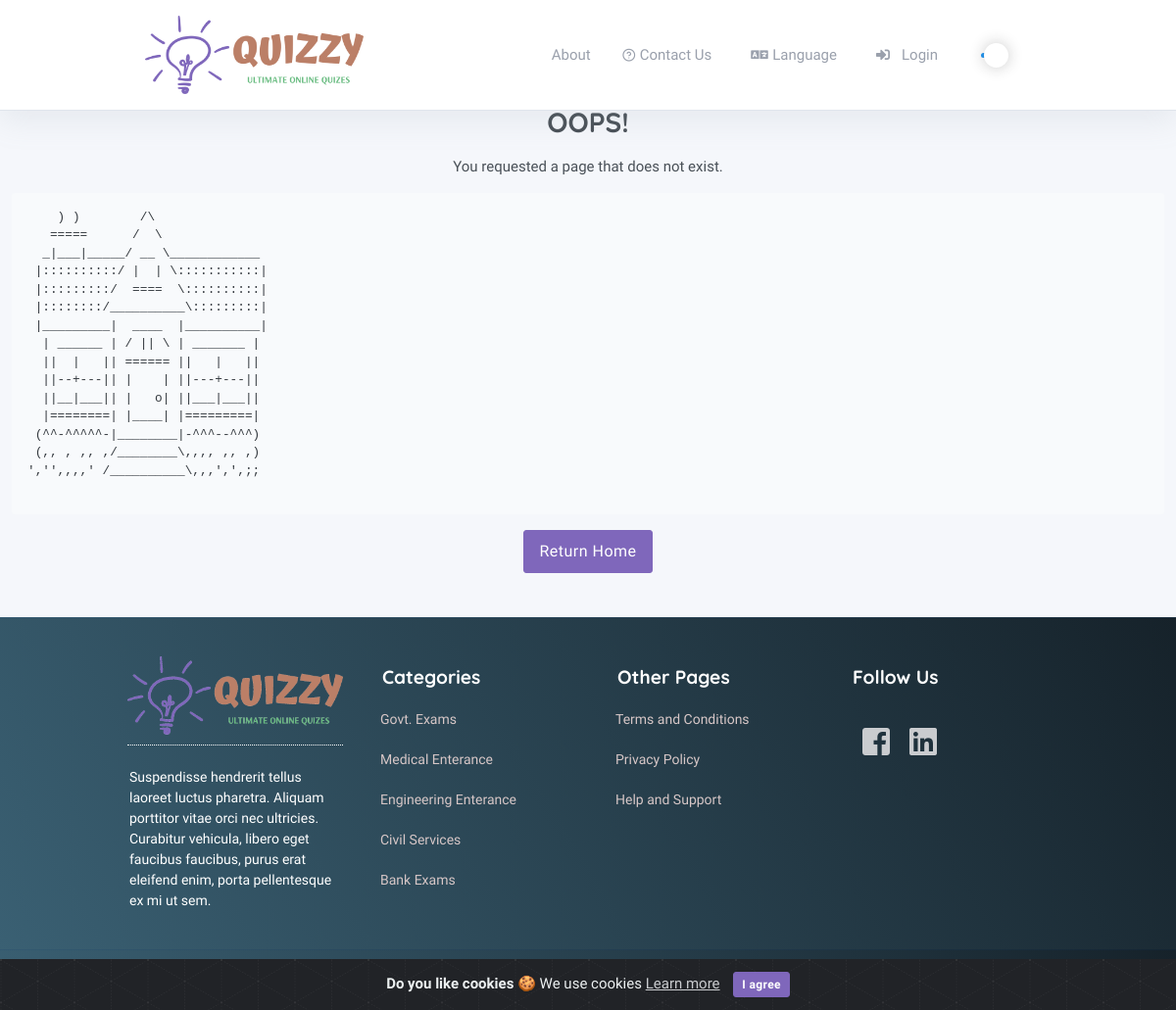
Screenshot of /index.php/errors/error404 with the database file from the repository.
### tables this page shows
CREATE TABLE `settings` (
  `id` int(10) unsigned NOT NULL AUTO_INCREMENT,
  `name` varchar(128) NOT NULL,
  `input_type` enum('input','textarea','radio','dropdown','timezones','file') NOT NULL,
  `options` text COMMENT 'Use for radio and dropdown: key|value on each line',
  `is_numeric` enum('0','1') NOT NULL DEFAULT '0' COMMENT 'forces numeric keypad on mobile devices',
  `show_editor` enum('0','1') NOT NULL DEFAULT '0',
  `input_size` enum('large','medium','small') DEFAULT NULL,
  `translate` enum('0','1') NOT NULL DEFAULT '0',
  `help_text` varchar(256) DEFAULT NULL,
  `validation` varchar(128) NOT NULL,
  `sort_order` tinyint(3) unsigned NOT NULL,
  `label` varchar(128) NOT NULL,
  `value` text COMMENT 'If translate is 1, just start with your default language',
  `last_update` datetime DEFAULT NULL,
  `updated_by` int(11) unsigned DEFAULT NULL,
  PRIMARY KEY (`id`),
  UNIQUE KEY `name` (`name`),
  KEY `updated_by` (`updated_by`)
);

CREATE TABLE `footer_links` (
  `id` int(11) NOT NULL AUTO_INCREMENT,
  `link_type` varchar(255) DEFAULT NULL,
  `title` varchar(255) DEFAULT NULL,
  `url` varchar(255) DEFAULT NULL,
  `page_slug` varchar(250) DEFAULT NULL,
  `is_newtab` tinyint(4) NOT NULL DEFAULT '0' COMMENT '0 = not new tab, 1 = new tab',
  `added` timestamp NULL DEFAULT NULL,
  `updated` timestamp NULL DEFAULT NULL,
  PRIMARY KEY (`id`)
);

CREATE TABLE `footer_sections` (
  `id` int(11) NOT NULL AUTO_INCREMENT,
  `section_number` enum('1','2','3','4') DEFAULT NULL,
  `type` enum('image','editor','link','text') DEFAULT NULL,
  `title` varchar(255) DEFAULT NULL,
  `value` longtext,
  `position` int(11) DEFAULT NULL,
  `updated` timestamp NULL DEFAULT NULL,
  PRIMARY KEY (`id`)
);

### assets/themes/quizzy/template.php (the view, shortened to what the rows shown need)
?><!doctype html>
<?php
$is_rtl = '';
if ($this->session->is_rtl)
{
  ?>
  <html lang="en" dir="rtl">
  <?php
  $is_rtl = 'rtl_language';
  $rtl_dir = 'rtl';
}
else
{
  ?>
  <html lang="en" dir="ltr">
  <?php
}
?>
<head>
  <?php if (isset($css_files) && is_array($css_files)) : ?>
  <?php foreach ($css_files as $css) : ?>
    <?php if ( ! is_null($css)) : ?>
      <?php $separator = (strstr($css, '?')) ? '&' : '?'; ?>
      <link rel="stylesheet" href="<?php echo xss_clean($css); ?><?php echo xss_clean($separator); ?>v=<?php echo xss_clean($this->settings->site_version); ?>"><?php echo "\n"; ?>
    <?php endif; ?>
  <?php endforeach; ?>
<?php endif; ?>
</head>
<body class="h-100 <?php echo xss_clean($is_rtl); ?>">
  <div class="page">
    <div class="page-main">
      <div class="header py-3 navigation-wrap start-header start-style">
        <div class="container">
          <div class="navbar navbar-expand-lg py-1">
            <a class="header-brand" href="<?php echo base_url()?>">
              <img class="header-brand-img" src="<?php echo base_url('/assets/images/logo/'); ?><?php echo get_admin_setting('site_logo'); ?>">
            </a>
            <div class="collapse navbar-collapse text-right" id="headerMenuCollapse">
              <ul class="navbar-nav nav nav-tabs navbar-right  border-0">
                <?php
                $menu_category_array =  get_header_menu_item_helper();
                if($menu_category_array)
                {
                  foreach ($menu_category_array as $menu_array)
                  {
                    ?>
                    <li class="nav-item">
                      <a href="<?php echo base_url('pages/').$menu_array->page_slug; ?>" class='nav-link <?php echo (uri_string() == "pages/$menu_array->page_slug") ? "active" : ""; ?>'>
                        <?php echo ucfirst($menu_array->title); ?></a>
                      </li>
                      <?php
                    }
                  }
                  ?>
                  </ul>
                </div>
              </div>
            </div>
          </div>
          <div class="my-3 my-md-5 header_margin_padding">
            <?php echo ($content) ?>
          </div>
          <div class="footer mt-5">
            <div class="container">
              <div class="row">
                <?php
                $footer_sec_1 =  get_footer_section_helper(1);
                $footer_sec_2 =  get_footer_section_helper(2);
                $footer_sec_3 =  get_footer_section_helper(3);
                $footer_sec_4 =  get_footer_section_helper(4);
                ?>
                <div class="col-lg-3 Footer_section_1">
                  <div class="row">
                    <?php
                    if($footer_sec_1)
                    {
                      foreach ($footer_sec_1 as  $first_section_array)
                      {
                        if($first_section_array->type =='text')
                        {
                          ?>
                          <div class="col-12">
                            <p class="footer_text_1"><?php echo xss_clean($first_section_array->value); ?> </p>
                          </div>
                          <?php
                        }
                        elseif($first_section_array->type =='link')
                        {
                          ?>
                          <div class="col-12 colum_link_section_1">
                            <a class="link_section_1" href="<?php echo xss_clean($first_section_array->value); ?>"> <?php echo xss_clean($first_section_array->title); ?></a>
                          </div>
                          <?php
                        }
                        elseif($first_section_array->type =='image')
                        {
                          ?>
                          <div class="col-12 column_1">
                            <div class="img_content">
                              <?php $img = $first_section_array->value ? $first_section_array->value : 'default.png'; ?>
                              <img src="<?php echo base_url('/assets/images/footer/section/').$img; ?>" class="field_img">
                            </div>
                          </div>
                          <?php
                        }
                      }
                    }
                    ?>
                  </div>
                </div>
                <div class="col-lg-3 Footer_section_2">
                  <div class="row">
                    <?php
                    if($footer_sec_2)
                    {
                      foreach ($footer_sec_2 as  $second_section_array)
                      {
                        if($second_section_array->type =='text')
                        {
                          ?>
                          <div class="col-12">
                            <h4 class="text_heading"><?php echo xss_clean($second_section_array->title); ?> </h4>
                          </div>
                          <?php
                        }
                        elseif($second_section_array->type =='link')
                        {
                          ?>
                          <div class="col-12 colum_link_section_2">
                            <a class="link_section_2" href="<?php echo xss_clean($second_section_array->value); ?>"> <?php echo xss_clean($second_section_array->title); ?></a>
                          </div>
                          <?php
                        }
                      }
                    }
                    ?>
                  </div>
                </div>
                <div class="col-lg-3 Footer_section_3">
                  <div class="row">
                    <?php
                    if($footer_sec_3)
                    {
                      foreach ($footer_sec_3 as  $third_section_array)
                      {
                        if($third_section_array->type =='text')
                        {
                          ?>
                          <div class="col-12">
                            <h4 class="text_heading"><?php echo xss_clean($third_section_array->title); ?> </h4>
                          </div>
                          <?php
                        }
                        elseif($third_section_array->type =='link')
                        {
                          ?>
                          <div class="col-12 colum_link_section_3">
                            <a class="link_section_3" href="<?php echo xss_clean($third_section_array->value); ?>"> <?php echo xss_clean($third_section_array->title); ?></a>
                          </div>
                          <?php
                        }
                      }
                    }
                    ?>
                  </div>
                </div>
                <div class="col-lg-3 Footer_section_4">
                  <div class="row">
                    <?php
                    if($footer_sec_4)
                    {
                      foreach ($footer_sec_4 as  $fourth_section_array)
                      {
                        if($fourth_section_array->type =='text')
                        {
                          ?>
                          <div class="col-12">
                            <h4 class="text_heading"><?php echo xss_clean($fourth_section_array->title); ?> </h4>
                          </div>
                          <?php
                        }
                        elseif($fourth_section_array->type =='link')
                        {
                          ?>
                          <div class="col-12">
                            <a href="<?php echo xss_clean($fourth_section_array->value); ?>"> <?php echo xss_clean($fourth_section_array->title); ?></a>
                          </div>
                          <?php
                        }
                        elseif($fourth_section_array->type =='editor')
                        {
                          ?>
                          <div class="col-12">
                            <?php echo xss_clean($fourth_section_array->value); ?>
                          </div>
                          <?php
                        }
                      }
                    }
                    ?>
                  </div>
                </div>
              </div>
            </div>
          </div>
        </div>
      </div>
</body>
</html>

### rows the page displays
settings: value (picture)
footer_links: title "About"
footer_sections: value (picture)
footer_sections: value "Suspendisse hendrerit tellus laoreet luctus pharetra. Aliquam porttitor vitae orci nec ultricies. Curabitur vehicula, libero eget faucibus faucibus, purus erat eleifend enim, porta pellentesque ex mi ut sem."
footer_sections: title "Categories"
footer_sections: title "Govt. Exams"
footer_sections: title "Medical Enterance"
footer_sections: title "Engineering Enterance"
footer_sections: title "Civil Services"
footer_sections: title "Bank Exams"
footer_sections: title "Other Pages"
footer_sections: title "Terms and Conditions"
footer_sections: title "Privacy Policy"
footer_sections: title "Help and Support"
footer_sections: title "Follow Us"

### other values shown
lang('contact_title') "Contact Us"
lang('front_language') "Language"
lang('login') "Login"
lang('core_text_oops') "OOPS!"
lang('core_text_error') "You requested a page that does not exist."
lang('core_return_home') "Return Home"
